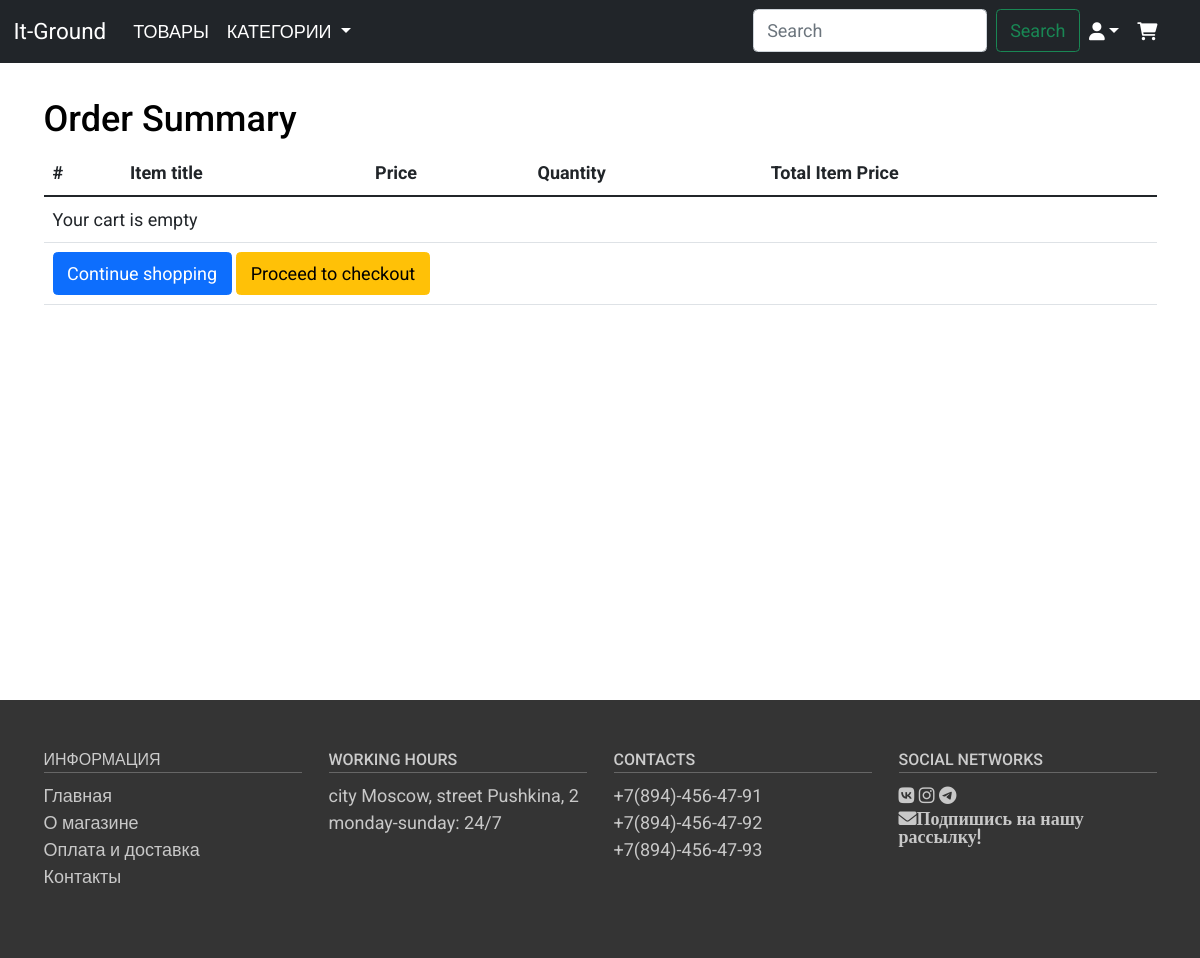
The app's page /summary-page/ (signed in), older data.
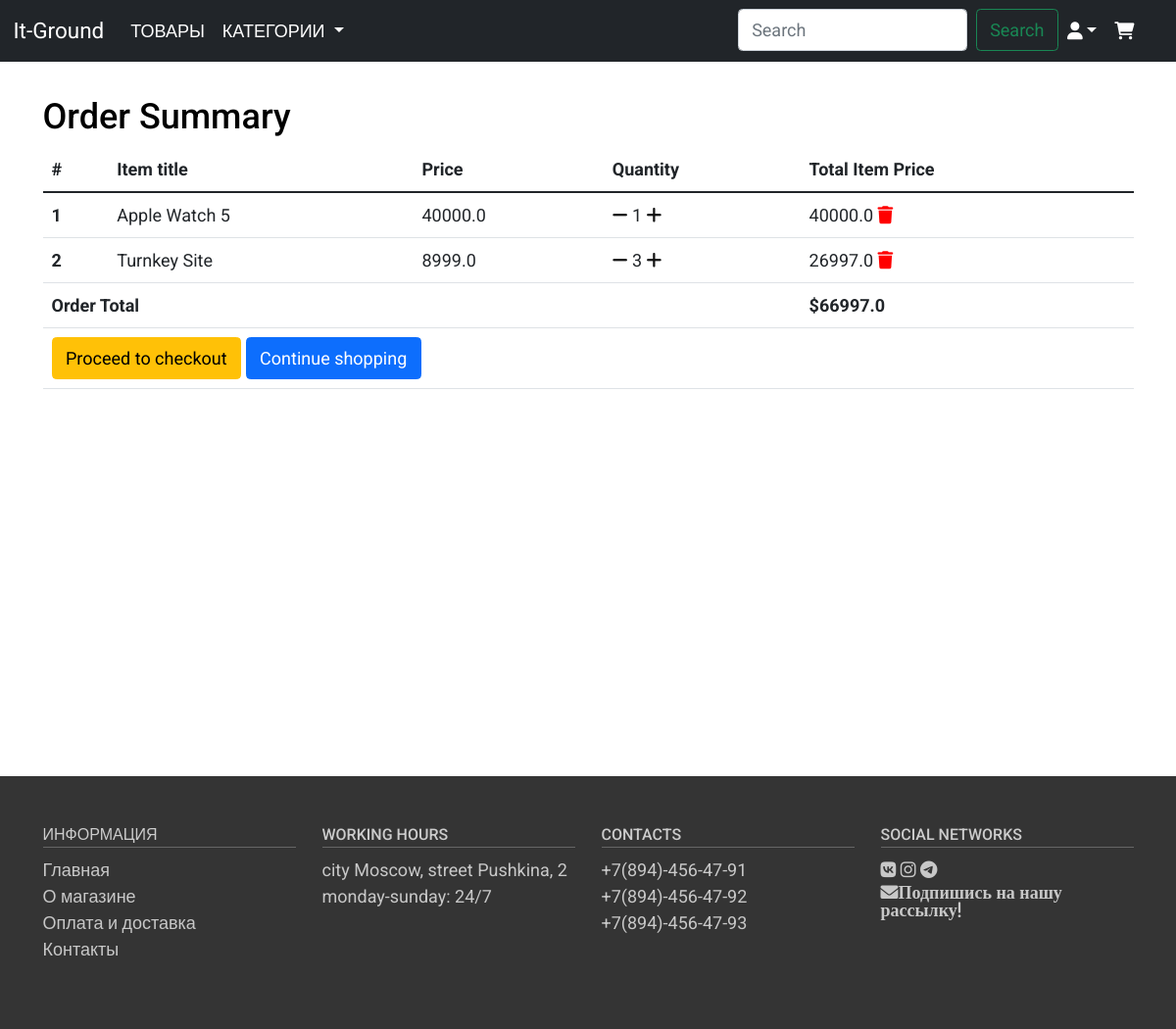
The same page, newer data.
### core/models.py (models this page shows, shortened)
class OrderItem(models.Model):
    user = models.ForeignKey(settings.AUTH_USER_MODEL, on_delete=models.CASCADE)            # сам пользователь, который делает заказ
    item = models.ForeignKey(Item, on_delete=models.CASCADE)                                # сам товар
    quantity = models.IntegerField(default=1)                                               # количество
    ordered = models.BooleanField(default=False)                                            # галочка, где ставится закано или нет
    class Meta:
        verbose_name = 'Товары для заказа'
        verbose_name_plural = 'Товары для заказа'
    def get_total_item_price(self):
        return self.quantity * self.item.price
    def get_final_price(self):
        return self.get_total_item_price()

class Item(models.Model):
    title = models.CharField(max_length=100)
    price = models.FloatField()
    slug = models.SlugField()
    description = models.TextField(max_length=1000)
    image = models.ImageField(verbose_name='Изображение', blank=True, upload_to='photos/&Y/&m/&d')
    time_create = models.DateField(auto_now_add =True)
    time_update = models.DateField(auto_now=True)
    cat = models.ForeignKey('Category', verbose_name='Категории', on_delete=models.PROTECT)
    class Meta:
        verbose_name = 'Товар'
        verbose_name_plural = 'Товары'

class Order(models.Model):
    user = models.ForeignKey(settings.AUTH_USER_MODEL, on_delete=models.CASCADE)        # ассоциация юзера с заказом
    items = models.ManyToManyField(OrderItem)                                           # сам товар
    start_date = models.DateTimeField(auto_now_add=True)                                # момент, когда заказ был создан
    ordered_date = models.DateTimeField()                                               # момент, когда заказ был оформлен
    ordered = models.BooleanField(default=False)                                        # галочка, где ставится закано или нет
    time_create = models.DateField(auto_now_add =True)
    time_update = models.DateField(auto_now=True)
    billing_address = models.ForeignKey('Address', related_name='billing_address', on_delete=models.SET_NULL, blank=True, null=True)    # связка с адресом
    class Meta:
        verbose_name = 'Заказ'
        verbose_name_plural = 'Заказы'
    def get_total(self):
        total = 0
        for order_item in self.items.all():
            total += order_item.get_final_price()
        return total

### core/views.py (the view)
# urls.py: path('summary-page/', OrderSummaryView.as_view(), name='summary-page'),
class OrderSummaryView(LoginRequiredMixin, View):
    def get(self, *args, **kwargs):
        try:
            order = Order.objects.get(user=self.request.user, ordered=False)
            context = {
                'object': order,
                'menu': menu,
            }
            return render(self.request, 'summary_page.html', context)
        except ObjectDoesNotExist:
            messages.warning(self.request, "You do not have an active order")
            return redirect("/")

### core/templates/summary_page.html (shortened to what this page needs)
{% extends 'base.html' %}
{% load static %}
{% block content %}
  <main>
    <div class="container" style="margin-top: 35px;">
    <div class="table-responsive text-nowrap">
    <h2>Order Summary</h2>
    <table class="table">
        <thead>
        <tr>
            <th scope="col">#</th>
            <th scope="col">Item title</th>
            <th scope="col">Price</th>
            <th scope="col">Quantity</th>
            <th scope="col">Total Item Price</th>
        </tr>
        </thead>
        <tbody>
        {% for order_item in object.items.all %}
        <tr>
            <th scope="row">{{ forloop.counter }}</th>
            <td>{{ order_item.item.title }}</td>
            <td>{{ order_item.item.price }}</td>
            <td>
                <a href="{% url 'remove-single-item-from-cart' order_item.item.slug %}"><i class="fas fa-minus mr-2"></i></a>
                {{ order_item.quantity }}
                <a href="{% url 'add-to-cart' order_item.item.slug %}"><i class="fas fa-plus ml-2"></i></a>
            </td>
            <td>
            {% if order_item.item.price %}
                {{ order_item.get_total_item_price }}
            {% else %}
                {{ order_item.get_total_item_price }}
            {% endif %}
            <a style='color: red;' href="{% url 'remove-from-cart' order_item.item.slug %}">
                <i class="fas fa-trash float-right"></i>
            </a>
            </td>
        </tr>
        {% empty %}
        <tr>
            <td colspan='5'>Your cart is empty</td>
        </tr>
        <tr>
            <td colspan="5">
            <a class='btn btn-primary float-right' href='/'>Continue shopping</a>
            <a class='btn btn-warning float-right ml-2' href="{% url 'checkout-page' %}">Proceed to checkout</a>
            </td>
        </tr>
        {% endfor %}
        {% if object.get_total %}
        <tr>
            <td colspan="4"><b>Order Total</b></td>
            <td><b>${{ object.get_total }}</b></td>
        </tr>
        <tr>
            <td colspan="5">
            <a class='btn btn-warning float-right ml-2' href="{% url 'checkout-page' %}">Proceed to checkout</a>
            <a class='btn btn-primary float-right' href='/'>Continue shopping</a>
            </td>
        </tr>
        {% endif %}
        </tbody>
    </table>
    </div>
    </div>
  </main>
{% endblock content %}

Row changes from the older to the newer data that the page shows:
now on this page (row edited): OrderItem: item "Apple Watch 5", item.price "40000.0", quantity "1", get_total_item_price "40000.0"
changed OrderItem: quantity 2 → 1 (drawn)
now on this page (row edited): OrderItem: item "Turnkey Site", item.price "8999.0", quantity "3", get_total_item_price "26997.0"
now on this page (row unchanged): Order: get_total "66997.0"
Text that changed along with them:
text no longer shown: "Your cart is empty"
text now shown: "Order Total $"
